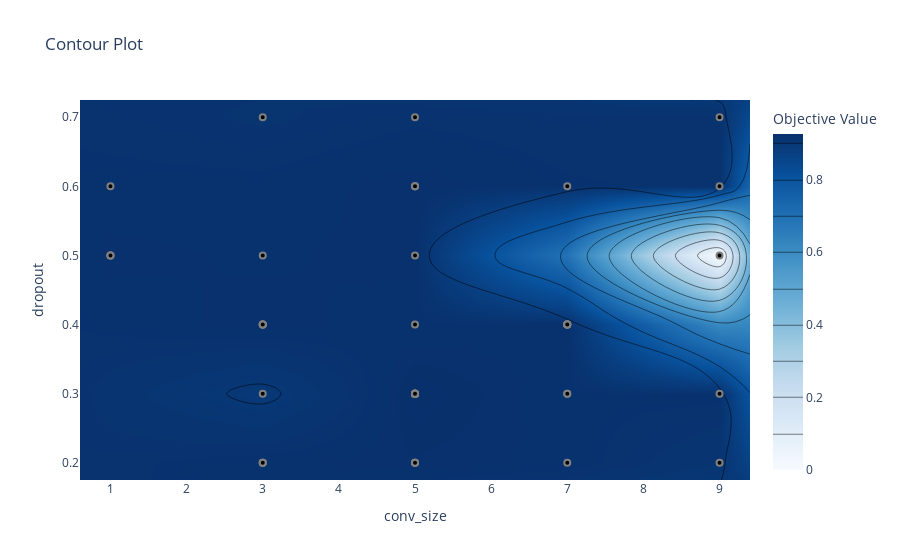

Notebook code cell kept with this figure:
### Markdown cell above
### Conv Size against Dropout
    -High Convolution Size and mid-range dropout doesnt seem ideal

### Code cell
fig = optuna.visualization.plot_contour(study=loaded_study,params=['conv_size','dropout'])
fig.show()

### Figure 1 — Plotly figure (JSON) as saved in the notebook; plotly's stock layout.template omitted (floating-point values rounded to 4 significant figures)
{"data": [{"colorbar": {"title": {"text": "Objective Value"}}, "colorscale": [[0, "rgb(247,251,255)"], [0.125, "rgb(222,235,247)"], [0.25, "rgb(198,219,239)"], [0.375, "rgb(158,202,225)"], [0.5, "rgb(107,174,214)"], [0.625, "rgb(66,146,198)"], [0.75, "rgb(33,113,181)"], [0.875, "rgb(8,81,156)"], [1, "rgb(8,48,107)"]], "connectgaps": true, "contours": {"coloring": "heatmap"}, "hoverinfo": "none", "line": {"smoothing": 1.3}, "reversescale": false, "type": "contour", "x": [0.6, 1, 3, 5, 7, 9, 9.4], "y": [0.175, 0.2, 0.3, 0.4, 0.5, 0.6, 0.7, 0.725], "z": [[null, null, null, null, null, null, null], [null, null, 0.9198, 0.9218, 0.9196, 0.908, null], [null, null, 0.8965, 0.9257, 0.918, 0.9184, null], [null, null, 0.922, 0.9181, 0.9204, null, null], [null, 0.9215, 0.9198, 0.9217, null, 0, null], [null, 0.9182, null, 0.9221, 0.9174, 0.916, null], [null, null, 0.9126, 0.9162, null, 0.9163, null], [null, null, null, null, null, null, null]]}, {"marker": {"color": "black", "line": {"color": "Grey", "width": 2}}, "mode": "markers", "showlegend": false, "type": "scatter", "x": [1, 9, 9, 7, 9, 1, 9, 1, 3, 1, 5, 5, 5, 3, 3, 3, 7, 5, 7, 5, 7, 5, 5, 5, 3, 7, 5, 5, 3, 7, 5, 5, 5, 5, 7, 5, 3, 7, 5, 3, 9, 5, 5, 5, 5, 5, 7, 3, 5, 3], "y": [0.6, 0.6, 0.5, 0.4, 0.7, 0.5, 0.2, 0.5, 0.3, 0.5, 0.3, 0.3, 0.3, 0.4, 0.2, 0.4, 0.4, 0.3, 0.2, 0.3, 0.3, 0.3, 0.2, 0.3, 0.2, 0.4, 0.3, 0.3, 0.2, 0.4, 0.6, 0.3, 0.3, 0.3, 0.4, 0.2, 0.7, 0.6, 0.4, 0.5, 0.3, 0.6, 0.7, 0.6, 0.5, 0.3, 0.3, 0.4, 0.2, 0.4]}], "layout": {"title": {"text": "Contour Plot"}, "xaxis": {"range": [0.6, 9.4], "title": {"text": "conv_size"}}, "yaxis": {"range": [0.175, 0.725], "title": {"text": "dropout"}}}}
